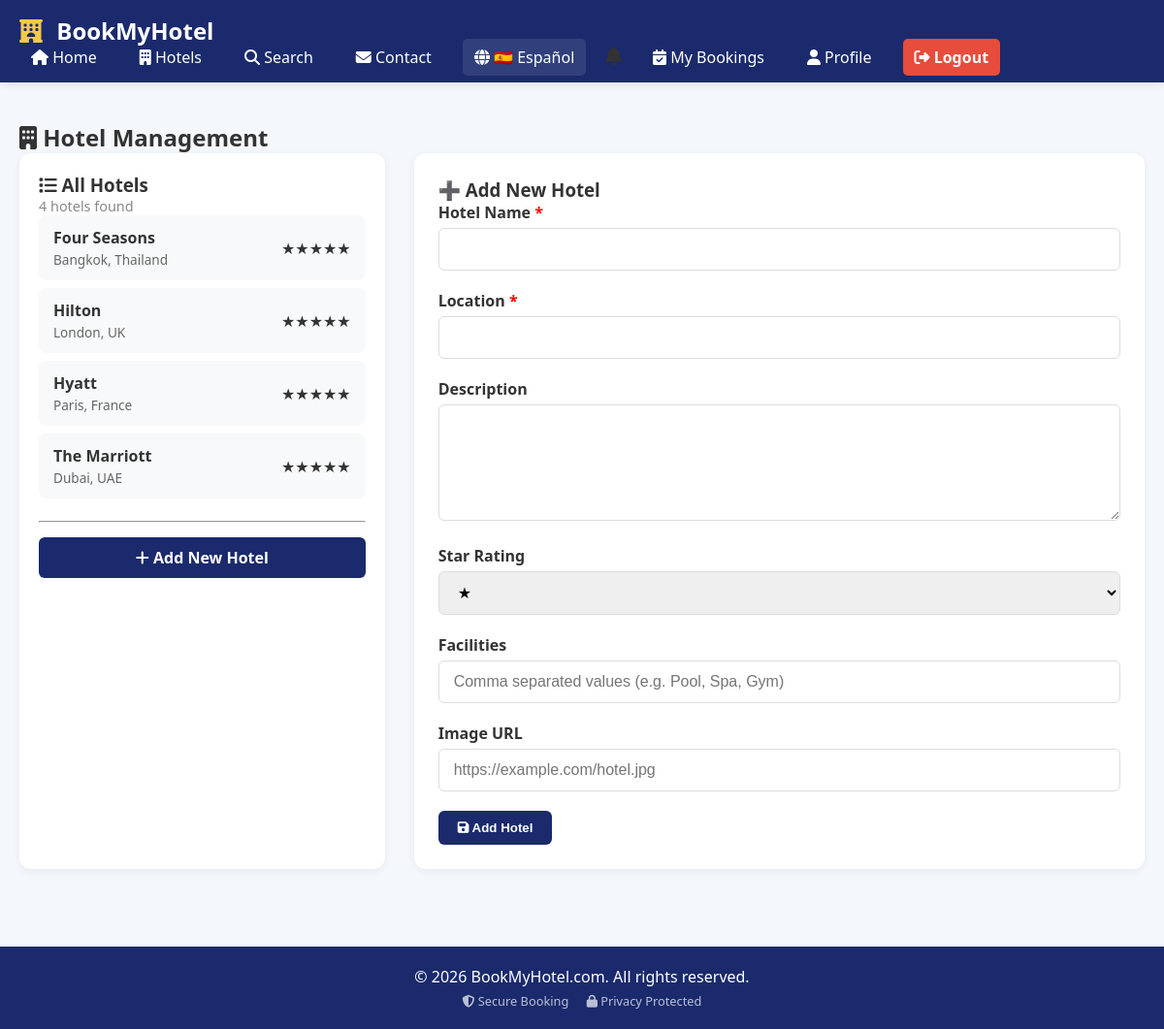
Screenshot of /admin-hotels.php (signed in) with the database file from the repository.
### tables this page shows
CREATE TABLE IF NOT EXISTS hotels (
    id INT AUTO_INCREMENT PRIMARY KEY,
    name VARCHAR(100) NOT NULL,
    description TEXT,
    location VARCHAR(100),
    star_rating INT DEFAULT 5,
    image VARCHAR(255),
    facilities TEXT,
    created_at TIMESTAMP DEFAULT CURRENT_TIMESTAMP
);

### admin-hotels.php (the view, shortened to what this page needs)
<?php
$conn = getConnection();
$edit_hotel = null;
$hotel_id = (int)($_GET['edit'] ?? 0);
$hotels = $conn->query("SELECT * FROM hotels ORDER BY name");
include 'includes/header.php';
?>
<div class="container">
    <h2><i class="fas fa-building"></i> Hotel Management</h2>
    <div style="display:grid; grid-template-columns: 1fr 2fr; gap:30px;">
        <div style="background:#fff; border-radius:12px; padding:20px; box-shadow:0 2px 10px rgba(0,0,0,0.06);">
            <h3><i class="fas fa-list"></i> All Hotels</h3>
            <p style="color:#888; font-size:0.9rem;"><?php echo $hotels->num_rows; ?> hotels found</p>
            <?php if ($hotels->num_rows > 0): ?>
                <div style="max-height:500px; overflow-y:auto;">
                    <?php while ($hotel = $hotels->fetch_assoc()): ?>
                        <a href="admin-hotels.php?edit=<?php echo $hotel['id']; ?>"
                           style="display:block; padding:12px 15px; margin-bottom:8px; background:<?php echo ($hotel_id == $hotel['id']) ? '#e8f0fe' : '#f8f9fa'; ?>;
                                  border-radius:8px; text-decoration:none; color:#333; transition:background 0.3s;"
                           onmouseover="this.style.background='#e8f0fe'" onmouseout="this.style.background='<?php echo ($hotel_id == $hotel['id']) ? '#e8f0fe' : '#f8f9fa'; ?>'">
                            <div style="display:flex; justify-content:space-between; align-items:center;">
                                <div>
                                    <strong><?php echo htmlspecialchars($hotel['name']); ?></strong>
                                    <p style="margin:2px 0 0; font-size:0.85rem; color:#666;"><?php echo htmlspecialchars($hotel['location']); ?></p>
                                </div>
                                <div>
                                    <?php echo str_repeat('★', $hotel['star_rating']); ?>
                                </div>
                            </div>
                        </a>
                    <?php endwhile; ?>
                </div>
            <?php else: ?>
                <p style="color:#888;">No hotels found.</p>
            <?php endif; ?>
            <hr style="margin:15px 0;">
            <a href="admin-hotels.php" class="btn btn-primary" style="width:100%; text-align:center;">
                <i class="fas fa-plus"></i> Add New Hotel
            </a>
        </div>
        <div style="background:#fff; border-radius:12px; padding:25px; box-shadow:0 2px 10px rgba(0,0,0,0.06);">
            <h3><?php echo $edit_hotel ? '✏️ Edit Hotel' : '➕ Add New Hotel'; ?></h3>
            <form method="POST" id="hotelForm" onsubmit="return confirm('<?php echo $edit_hotel ? 'Update this hotel?' : 'Add this hotel?'; ?>');">
                <div class="form-group">
                    <label>Hotel Name <span style="color:red;">*</span></label>
                    <input type="text" name="name" required value="<?php echo htmlspecialchars($edit_hotel['name'] ?? ''); ?>">
                </div>
                <div class="form-group">
                    <label>Location <span style="color:red;">*</span></label>
                    <input type="text" name="location" required value="<?php echo htmlspecialchars($edit_hotel['location'] ?? ''); ?>">
                </div>
                <div class="form-group">
                    <label>Description</label>
                    <textarea name="description" rows="3"><?php echo htmlspecialchars($edit_hotel['description'] ?? ''); ?></textarea>
                </div>
                <div class="form-group">
                    <label>Star Rating</label>
                    <select name="star_rating">
                        <?php for ($i = 1; $i <= 5; $i++): ?>
                            <option value="<?php echo $i; ?>" <?php echo ($edit_hotel && $edit_hotel['star_rating'] == $i) ? 'selected' : ''; ?>>
                                <?php echo str_repeat('★', $i); ?>
                            </option>
                        <?php endfor; ?>
                    </select>
                </div>
                <div class="form-group">
                    <label>Facilities</label>
                    <input type="text" name="facilities" value="<?php echo htmlspecialchars($edit_hotel['facilities'] ?? ''); ?>"
                           placeholder="Comma separated values (e.g. Pool, Spa, Gym)">
                </div>
                <div class="form-group">
                    <label>Image URL</label>
                    <input type="text" name="image" value="<?php echo htmlspecialchars($edit_hotel['image'] ?? ''); ?>"
                           placeholder="https://example.com/hotel.jpg">
                </div>
                <div style="display:flex; gap:10px; flex-wrap:wrap;">
                    <button type="submit" class="btn btn-primary">
                        <i class="fas fa-save"></i> <?php echo $edit_hotel ? 'Update Hotel' : 'Add Hotel'; ?>
                    </button>
                </div>
            </form>
        </div>
    </div>
</div>
<?php include 'includes/footer.php'; ?>

### assets/css/style.css (style rules this page uses)
* { margin: 0; padding: 0; box-sizing: border-box; }
body { font-family: 'Segoe UI', Tahoma, Geneva, Verdana, sans-serif; background: #f4f7fc; color: #333; min-height: 100vh; display: flex; flex-direction: column; }
.container { max-width: 1200px; margin: 0 auto; padding: 0 20px; }
.btn { display: inline-block; padding: 10px 20px; border-radius: 6px; border: none; cursor: pointer; text-decoration: none; font-weight: 600; transition: background 0.3s; }
.btn-primary { background: #1a2a6c; color: #fff; }
.form-group { margin-bottom: 20px; }
.form-group label { display: block; font-weight: 600; margin-bottom: 5px; }
.form-group input, .form-group select, .form-group textarea { width: 100%; padding: 12px 15px; border: 1px solid #ddd; border-radius: 6px; font-size: 1rem; transition: border 0.3s; }
.form-group textarea { min-height: 120px; resize: vertical; }

### rows the page displays
hotels: name "Four Seasons", location "Bangkok, Thailand", star_rating "★★★★★"
hotels: name "Hilton", location "London, UK", star_rating "★★★★★"
hotels: name "Hyatt", location "Paris, France", star_rating "★★★★★"
hotels: name "The Marriott", location "Dubai, UAE", star_rating "★★★★★"

### other values shown
t('home') "Home"
t('hotels') "Hotels"
t('search') "Search"
t('contact') "Contact"
t('my_bookings') "My Bookings"
t('profile') "Profile"
t('logout') "Logout"
$hotels->num_rows "4"
form field star_rating "★"
